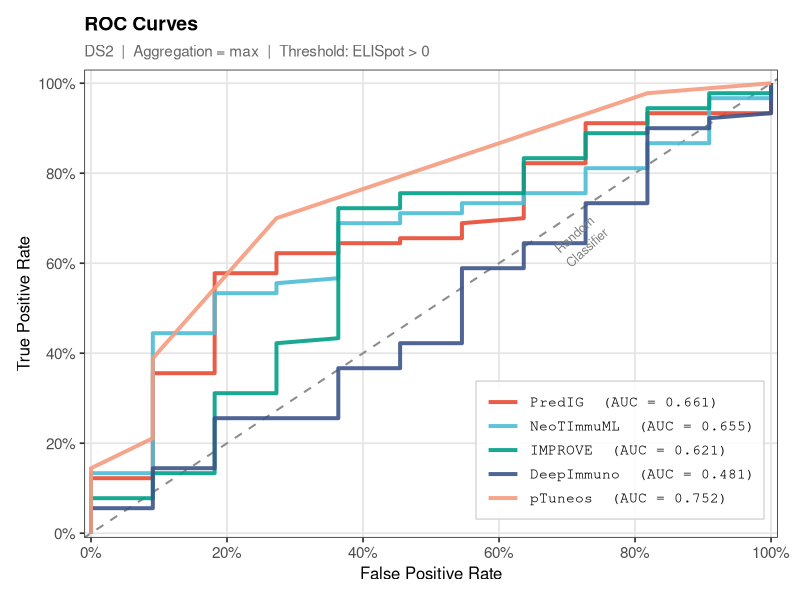
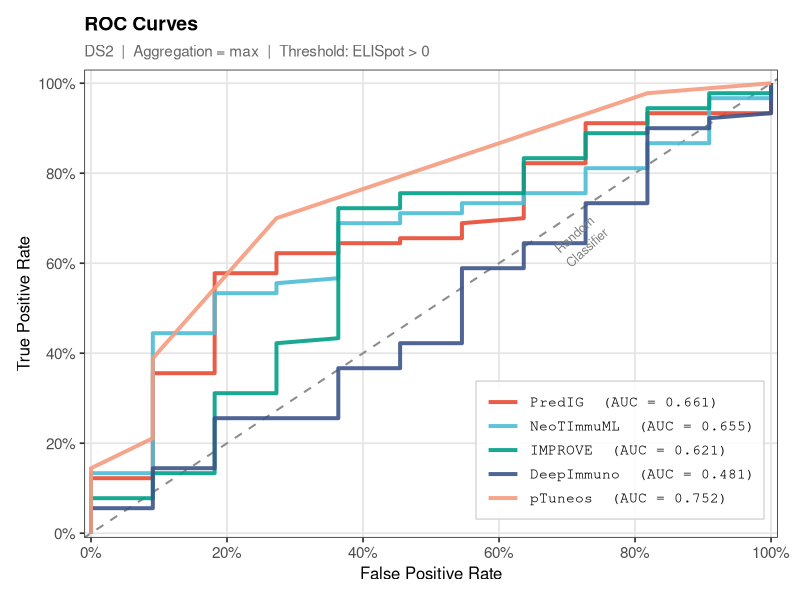
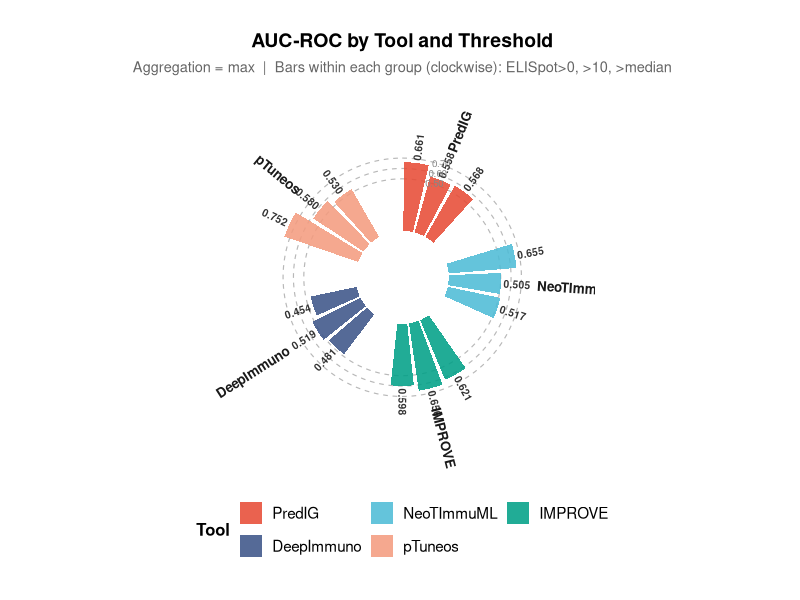
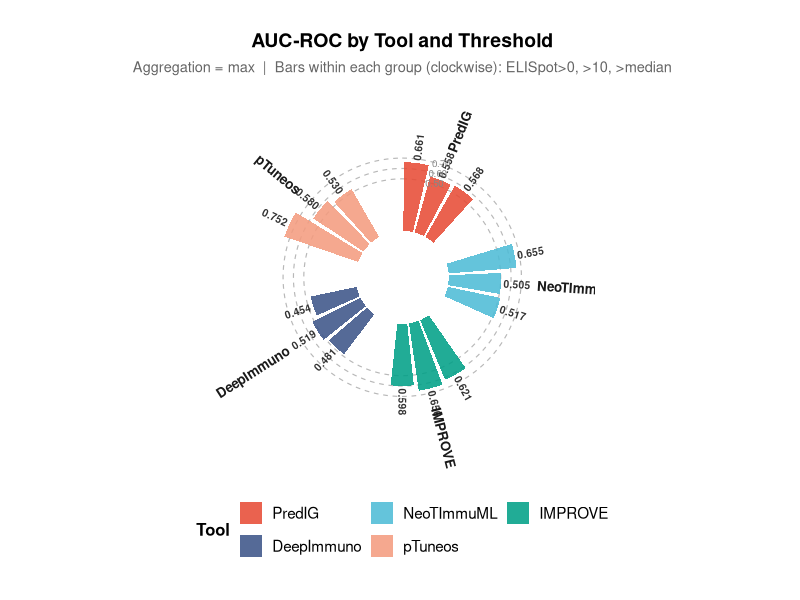
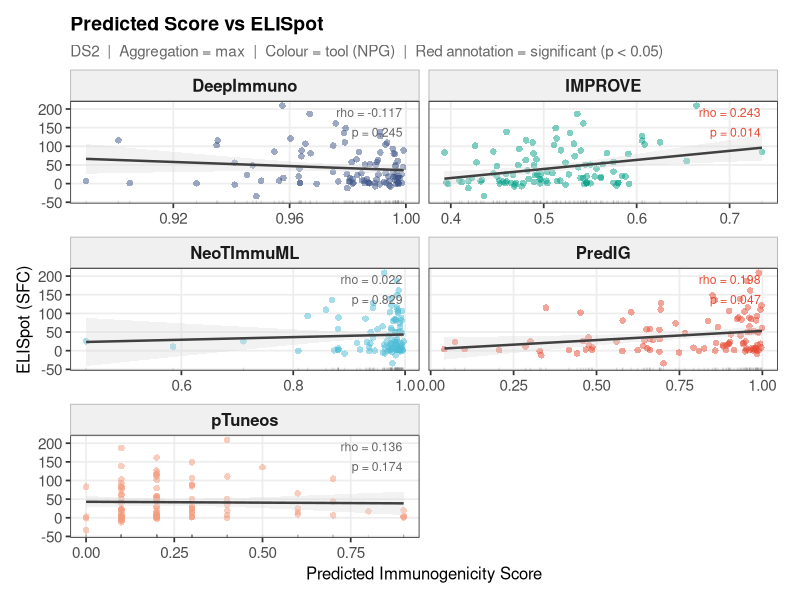
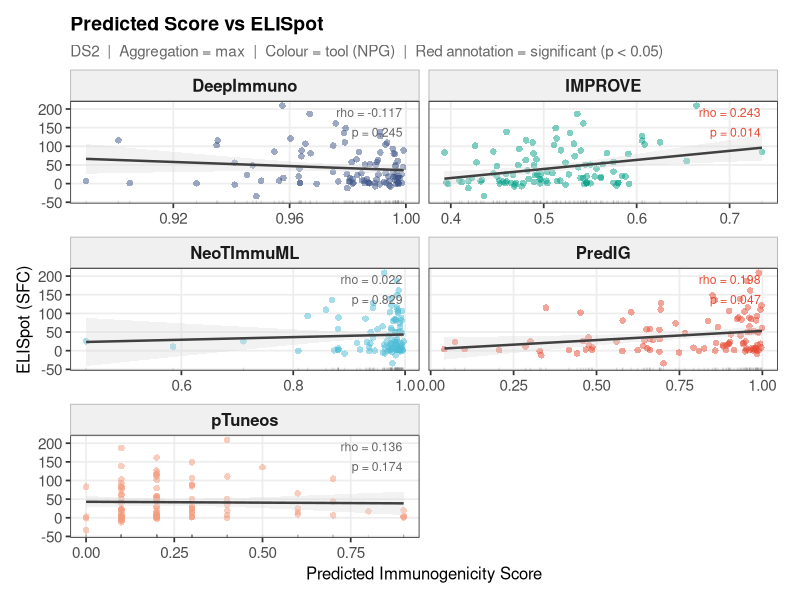
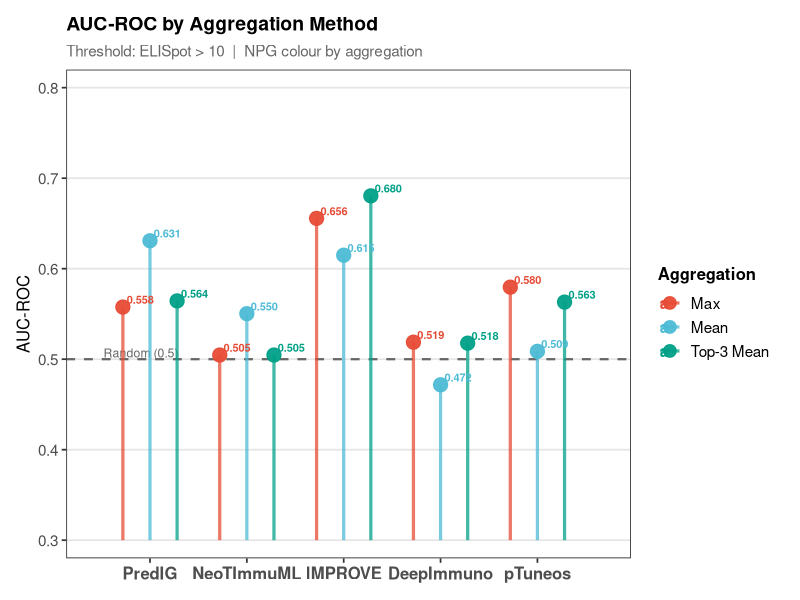
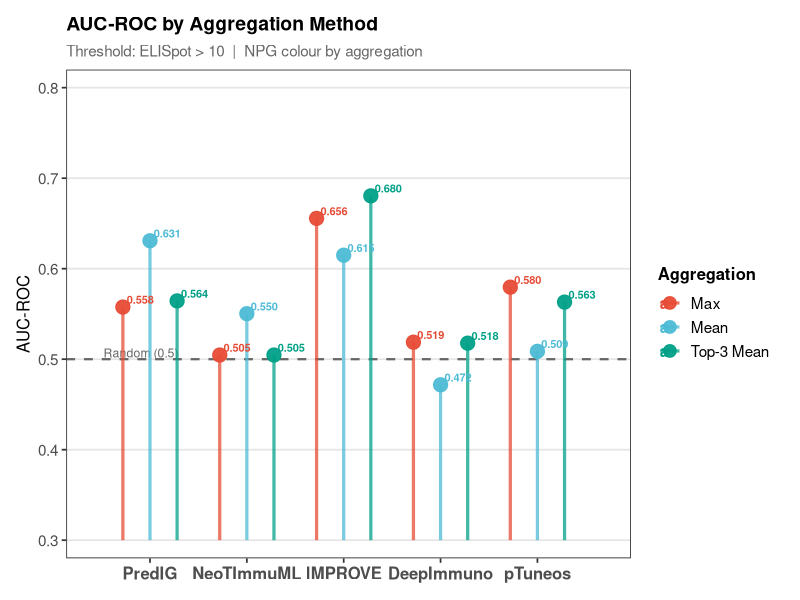

Write R code to recreate these figures, in order.
# plot_benchmark_v2.R
# 服务: quantimmu-bench — 发表级优美版 (v2)
# 功能: 5 张图 (NPG 配色, circular barplot, lollipop, balloon plot 等)
#       输出到 analysis/figures_R_v2/ (.png dpi=300 + .pdf)
# 运行: E:\R-4.3.3\bin\Rscript.exe plot_benchmark_v2.R
#       (从 analysis/ 目录运行)

# ── 0. 定位工作目录 ────────────────────────────────────────────────────────────
script_path <- tryCatch({
  args <- commandArgs(trailingOnly = FALSE)
  ff   <- grep("--file=", args, value = TRUE)
  if (length(ff) > 0) normalizePath(sub("--file=", "", ff[1])) else NA_character_
}, error = function(e) NA_character_)

ANLYS_DIR <- if (!is.na(script_path) && nchar(script_path) > 0) {
  dirname(script_path)
} else {
  "D:/YJ-Agent/project/meeting/QuantImmuBench/analysis"
}
setwd(ANLYS_DIR)
cat("Working dir:", getwd(), "\n")

# ── 1. 安装/加载包 ─────────────────────────────────────────────────────────────
pkgs <- c("ggplot2", "dplyr", "tidyr", "readr", "scales", "ggrepel", "ggsci")
for (p in pkgs) {
  if (!requireNamespace(p, quietly = TRUE)) {
    install.packages(p, repos = "https://cloud.r-project.org", quiet = TRUE)
  }
  library(p, character.only = TRUE)
}

# ── 2. 读数据 ──────────────────────────────────────────────────────────────────
metrics  <- read_csv("metrics_ds2.csv",    show_col_types = FALSE)
roc_data <- read_csv("plotdata_roc.csv",   show_col_types = FALSE)
perpep   <- read_csv("plotdata_perpep.csv", show_col_types = FALSE)

# ── 3. 全局设置 ────────────────────────────────────────────────────────────────
# 工具顺序（按 max/>0 AUC 降序：PredIG 0.661, IMPROVE 0.621, NeoTImmuML 0.655, DeepImmuno 0.481）
# 视觉习惯：从高到低排列；pTuneos 追加末尾，结果出来后可按 AUC 重排
TOOL_ORDER <- c("PredIG", "NeoTImmuML", "IMPROVE", "DeepImmuno", "pTuneos")

# NPG 调色板（Nature Publishing Group）
# 手动固定 5 色（原 pal_npg("nrc")(4) 扩第 5 色 #F39B7F，与 ggsci NPG 顺序一致）
# NPG 顺序: "#E64B35" "#4DBBD5" "#00A087" "#3C5488" "#F39B7F" ...
TOOL_COLORS <- c(
  "PredIG"     = "#E64B35",   # 朱红
  "NeoTImmuML" = "#4DBBD5",   # 天蓝
  "IMPROVE"    = "#00A087",   # 绿松
  "DeepImmuno" = "#3C5488",   # 深蓝
  "pTuneos"    = "#F39B7F"    # NPG 第5色（salmon/橙粉）
)

# 阈值颜色（3色）
THR_COLORS <- c(">0" = "#E64B35", ">10" = "#4DBBD5", ">median" = "#00A087")
THR_LABELS <- c(">0" = "ELISpot > 0", ">10" = "ELISpot > 10", ">median" = "ELISpot > median")

# 聚合方式颜色
AGG_COLORS <- c("max" = "#E64B35", "mean" = "#4DBBD5", "top3mean" = "#00A087")
AGG_LABELS <- c("max" = "Max", "mean" = "Mean", "top3mean" = "Top-3 Mean")

# 统一基础主题
base_theme <- theme_bw(base_size = 13) +
  theme(
    plot.title        = element_text(face = "bold", size = 14, hjust = 0),
    plot.subtitle     = element_text(size = 11, colour = "grey40", hjust = 0),
    legend.position   = "right",
    legend.title      = element_text(size = 12, face = "bold"),
    legend.text       = element_text(size = 11),
    strip.background  = element_rect(fill = "grey94", colour = "grey70"),
    strip.text        = element_text(size = 12, face = "bold"),
    panel.grid.minor  = element_blank(),
    panel.grid.major  = element_line(colour = "grey92"),
    axis.title        = element_text(size = 12),
    axis.text         = element_text(size = 11),
    plot.margin       = margin(12, 16, 12, 12)
  )

# 输出目录
FIG_DIR <- file.path(ANLYS_DIR, "figures_R_v2")
dir.create(FIG_DIR, showWarnings = FALSE, recursive = TRUE)

save_fig <- function(p, name, w = 8, h = 6) {
  out_png <- file.path(FIG_DIR, paste0(name, ".png"))
  out_pdf <- file.path(FIG_DIR, paste0(name, ".pdf"))
  ggsave(out_png, plot = p, width = w, height = h, dpi = 300, units = "in")
  ggsave(out_pdf, plot = p, width = w, height = h)
  cat("Saved:", out_png, "\n")
  cat("Saved:", out_pdf, "\n")
}

# ════════════════════════════════════════════════════════════════════════════════
# Fig 1: ROC 曲线 (agg=max, >0) — NPG 色 + 右下角图例含 AUC
# ════════════════════════════════════════════════════════════════════════════════
cat("\n--- Fig 1: ROC curves ---\n")

roc1 <- roc_data %>%
  filter(Aggregation == "max", Threshold == ">0") %>%
  mutate(Tool = factor(Tool, levels = TOOL_ORDER))

# 每工具 AUC 标签（图例用）
auc_labels <- roc1 %>%
  distinct(Tool, auc) %>%
  arrange(match(Tool, TOOL_ORDER)) %>%
  mutate(legend_label = paste0(Tool, "  (AUC = ", sprintf("%.3f", auc), ")"))

label_map <- setNames(auc_labels$legend_label, as.character(auc_labels$Tool))

fig1 <- ggplot(roc1, aes(x = fpr, y = tpr, colour = Tool)) +
  # 对角随机线
  geom_abline(slope = 1, intercept = 0,
              linetype = "dashed", colour = "grey55", linewidth = 0.7) +
  # ROC 曲线（加粗，稍透明）
  geom_line(linewidth = 1.35, alpha = 0.9) +
  # 圆角端点标记（右上角终点，可视化完整覆盖）
  scale_colour_manual(values = TOOL_COLORS, labels = label_map) +
  scale_x_continuous(
    expand = c(0.01, 0), limits = c(0, 1),
    labels = scales::percent_format(accuracy = 1),
    breaks = seq(0, 1, 0.2)
  ) +
  scale_y_continuous(
    expand = c(0.01, 0), limits = c(0, 1.02),
    labels = scales::percent_format(accuracy = 1),
    breaks = seq(0, 1, 0.2)
  ) +
  labs(
    title    = "ROC Curves",
    subtitle = "DS2  |  Aggregation = max  |  Threshold: ELISpot > 0",
    x        = "False Positive Rate",
    y        = "True Positive Rate",
    colour   = NULL
  ) +
  base_theme +
  theme(
    legend.position  = "inside",
    legend.position.inside = c(0.98, 0.04),
    legend.justification   = c(1, 0),
    legend.background = element_rect(fill = alpha("white", 0.85),
                                     colour = "grey80", linewidth = 0.4),
    legend.key.width  = unit(1.8, "lines"),
    legend.text       = element_text(size = 10.5, family = "mono"),
    panel.grid.major  = element_line(colour = "grey90")
  ) +
  # 标注随机分类器
  annotate("text", x = 0.72, y = 0.65, label = "Random\nClassifier",
           colour = "grey50", size = 3.2, angle = 42, hjust = 0.5)

# 兜底：旧版 R 不支持 legend.position.inside，检测并回退
fig1_safe <- tryCatch({
  fig1  # 新版 ggplot2 >= 3.5
}, error = function(e) {
  fig1 + theme(legend.position = c(0.98, 0.04),
               legend.justification = c(1, 0))
})

save_fig(fig1_safe, "fig1_roc_v2", w = 7.5, h = 6)

# ════════════════════════════════════════════════════════════════════════════════
# Fig 2: Circular Grouped Barplot (agg=max, 3 阈值)
# 模板来源: R Graph Gallery #297，按 AUC 域 0-1 调整 ylim
# ════════════════════════════════════════════════════════════════════════════════
cat("\n--- Fig 2: Circular barplot ---\n")

# 准备数据：每行 = group(工具) + individual(阈值) + value(AUC)
circ_raw <- metrics %>%
  filter(Aggregation == "max") %>%
  select(group = Tool, individual = Threshold, value = AUC_ROC) %>%
  mutate(
    group      = factor(group, levels = TOOL_ORDER),
    individual = factor(individual, levels = c(">0", ">10", ">median"),
                        labels = c("ELI>0", "ELI>10", "ELI>med"))
  ) %>%
  arrange(group, individual)

# 组间插入空行（empty_bar 个）
empty_bar <- 2
n_groups   <- nlevels(circ_raw$group)

# 为每组追加 empty_bar 行 NA
to_add <- data.frame(
  group      = rep(levels(circ_raw$group), each = empty_bar),
  individual = rep(NA, n_groups * empty_bar),
  value      = rep(NA, n_groups * empty_bar),
  stringsAsFactors = FALSE
)
to_add$group <- factor(to_add$group, levels = TOOL_ORDER)

circ_data <- bind_rows(circ_raw, to_add) %>%
  arrange(group, individual) %>%
  mutate(id = row_number())

# 计算每条的旋转角度（用于文字旋转）
number_of_bar <- nrow(circ_data)
label_data    <- circ_data %>%
  mutate(
    angle = 90 - 360 * (id - 0.5) / number_of_bar,
    hjust = ifelse(angle < -90, 1, 0),
    angle = ifelse(angle < -90, angle + 180, angle)
  )

# 每组起止 id（用于外圈工具名标注）
base_data <- circ_data %>%
  group_by(group) %>%
  summarise(
    start = min(id),
    end   = max(id) - empty_bar,
    .groups = "drop"
  ) %>%
  rowwise() %>%
  mutate(title_x = mean(c(start, end))) %>%
  ungroup() %>%
  # 计算每组中心角度（与 label_data 同算法），用于外圈文字旋转
  mutate(
    angle = 90 - 360 * (title_x - 0.5) / number_of_bar,
    hjust = ifelse(angle < -90, 1, 0),
    angle = ifelse(angle < -90, angle + 180, angle)
  )

# 参考圈数据（y = 0.5, 0.6, 0.7）
ref_lines <- data.frame(
  yintercept = c(0.5, 0.6, 0.7),
  label      = c("0.50", "0.60", "0.70")
)

# AUC 值域 0-1，ylim 下限设负值做中心洞（圆心干净留空）
Y_MIN      <- -0.45
Y_MAX      <- max(circ_data$value, na.rm = TRUE) + 0.28  # 外圈留余量给工具名
LABEL_Y    <- max(circ_data$value, na.rm = TRUE) + 0.10  # 工具名 y 位置（柱顶之上）
REF_ANNO_X <- 1.8   # 参考环数值固定在此 x（避开柱子，放在组间空档）

fig2 <- ggplot(circ_data, aes(x = as.factor(id), y = value, fill = group)) +
  # 参考圆环（极坐标下 geom_hline → 圆）
  geom_hline(data = ref_lines, aes(yintercept = yintercept),
             colour = "grey72", linewidth = 0.4, linetype = "dashed",
             inherit.aes = FALSE) +
  # 主柱
  geom_bar(stat = "identity", alpha = 0.87, width = 0.85) +
  # 柱顶 AUC 值标注（旋转对齐）
  geom_text(
    data = label_data %>% filter(!is.na(value)),
    aes(x = id, y = value + 0.025,
        label = sprintf("%.3f", value),
        hjust = hjust, angle = angle),
    size = 2.6, colour = "grey20", fontface = "bold",
    inherit.aes = FALSE
  ) +
  # 参考环数值标注（固定在 x≈1.8，组间空档，不堆圆心）
  geom_text(
    data = ref_lines,
    aes(x = REF_ANNO_X, y = yintercept + 0.012, label = label),
    size = 2.5, colour = "grey52", hjust = 0.5,
    inherit.aes = FALSE
  ) +
  # 工具名移到外圈弧上（沿组中心角旋转，y = LABEL_Y）
  geom_text(
    data = base_data,
    aes(x = title_x, y = LABEL_Y,
        label = group,
        hjust = hjust, angle = angle),
    colour = "grey10", size = 3.4, fontface = "bold",
    inherit.aes = FALSE
  ) +
  scale_fill_manual(
    values = TOOL_COLORS,
    guide  = guide_legend(title = "Tool", nrow = 2, byrow = TRUE)
  ) +
  ylim(Y_MIN, Y_MAX) +
  labs(
    title    = "AUC-ROC by Tool and Threshold",
    subtitle = "Aggregation = max  |  Bars within each group (clockwise): ELISpot>0, >10, >median",
    fill     = "Tool"
  ) +
  theme_minimal(base_size = 13) +
  theme(
    plot.title       = element_text(face = "bold", size = 14, hjust = 0.5),
    plot.subtitle    = element_text(size = 10.5, colour = "grey40", hjust = 0.5),
    legend.position  = "bottom",
    legend.text      = element_text(size = 11),
    legend.title     = element_text(size = 12, face = "bold"),
    axis.text        = element_blank(),
    axis.title       = element_blank(),
    panel.grid       = element_blank(),
    plot.margin      = margin(24, 24, 24, 24)
  ) +
  coord_polar(start = 0)

save_fig(fig2, "fig2_circular_auc_v2", w = 8, h = 8)

# ════════════════════════════════════════════════════════════════════════════════
# Fig 3: 散点 + 趋势线 + rug (agg=max, facet 4 工具)
# 精致版：角标 rho/p-value 文字框 + rug + lm 趋势带
# ════════════════════════════════════════════════════════════════════════════════
cat("\n--- Fig 3: Scatter + smooth ---\n")

# rho/p 标签（来自 metrics，agg=max, threshold=>0 的 Spearman）
rho_labels <- metrics %>%
  filter(Aggregation == "max", Threshold == ">0") %>%
  select(Tool, Spearman_rho, Spearman_pval) %>%
  mutate(
    p_str    = ifelse(Spearman_pval < 0.001, "p < 0.001",
               ifelse(Spearman_pval < 0.01,  paste0("p = ", sprintf("%.3f", Spearman_pval)),
                      paste0("p = ", sprintf("%.3f", Spearman_pval)))),
    rho_str  = sprintf("rho = %.3f", Spearman_rho),
    anno     = paste0(rho_str, "\n", p_str),
    sig_star = ifelse(Spearman_pval < 0.05, "*", "")
  )

fig3_data <- perpep %>%
  filter(Aggregation == "max") %>%
  mutate(Tool = factor(Tool, levels = TOOL_ORDER)) %>%
  left_join(rho_labels %>% select(Tool, anno, Spearman_rho, Spearman_pval),
            by = "Tool")

# 每个 facet 的 x 范围（用于定位文字框）
fig3_xranges <- fig3_data %>%
  group_by(Tool) %>%
  summarise(
    xmin   = min(score, na.rm = TRUE),
    xmax   = max(score, na.rm = TRUE),
    ymax   = max(Elispot, na.rm = TRUE),
    .groups = "drop"
  ) %>%
  left_join(rho_labels %>% select(Tool, anno, Spearman_pval), by = "Tool") %>%
  mutate(
    text_x = xmax,
    text_y = ymax,
    # 显著性用颜色区分
    text_col = ifelse(Spearman_pval < 0.05, "#E64B35", "grey40")
  )

fig3 <- ggplot(fig3_data, aes(x = score, y = Elispot, colour = Tool)) +
  # 点（加透明度避免重叠）
  geom_point(alpha = 0.5, size = 1.9, shape = 16) +
  # rug 边际分布
  geom_rug(sides = "b", alpha = 0.25, linewidth = 0.4, colour = "grey50") +
  # lm 趋势线 + 置信带
  geom_smooth(
    method  = "lm", se = TRUE,
    colour  = "grey25", fill = "grey85",
    linewidth = 0.85, alpha = 0.35
  ) +
  # Spearman rho/p 文字标注（右上角）
  geom_text(
    data = fig3_xranges,
    aes(x = text_x, y = text_y, label = anno, colour = NULL),
    hjust = 1.02, vjust = 1.08,
    size = 3.1, lineheight = 1.35,
    colour = fig3_xranges$text_col,
    fontface = "plain",
    inherit.aes = FALSE
  ) +
  facet_wrap(~ Tool, scales = "free_x", ncol = 2) +
  scale_colour_manual(values = TOOL_COLORS, guide = "none") +
  scale_y_continuous(labels = scales::comma_format()) +
  labs(
    title    = "Predicted Score vs ELISpot",
    subtitle = "DS2  |  Aggregation = max  |  Colour = tool (NPG)  |  Red annotation = significant (p < 0.05)",
    x        = "Predicted Immunogenicity Score",
    y        = "ELISpot (SFC)"
  ) +
  base_theme +
  theme(
    strip.text      = element_text(size = 12, face = "bold"),
    panel.grid.major = element_line(colour = "grey93")
  )

save_fig(fig3, "fig3_scatter_v2", w = 9, h = 7.5)

# ════════════════════════════════════════════════════════════════════════════════
# Fig 4: Lollipop — 聚合方式对比 (阈值 >10)
# geom_segment (竹竿) + geom_point (圆) + 0.5 参考线
# ════════════════════════════════════════════════════════════════════════════════
cat("\n--- Fig 4: Lollipop ---\n")

fig4_data <- metrics %>%
  filter(Threshold == ">10") %>%
  mutate(
    Tool        = factor(Tool, levels = TOOL_ORDER),
    # 先保留原始 key 做颜色映射，再加 label 列用于图例文字
    Agg_key     = Aggregation,
    Aggregation = factor(Aggregation, levels = c("max", "mean", "top3mean"),
                         labels = c("Max", "Mean", "Top-3 Mean")),
    # dodge 偏移量（手动，避免 position_dodge 与 segment 不对齐）
    dodge_offset = as.numeric(Aggregation) - 2  # -1, 0, +1
  )

# dodge 宽度
DODGE_W <- 0.28

fig4_dodged <- fig4_data %>%
  mutate(
    x_pos = as.numeric(Tool) + dodge_offset * DODGE_W
  )

fig4 <- ggplot(fig4_dodged) +
  # 参考线 AUC=0.5（随机）
  geom_hline(yintercept = 0.5, linetype = "dashed",
             colour = "grey40", linewidth = 0.75) +
  annotate("text", x = 0.52, y = 0.502, label = "Random (0.5)",
           colour = "grey40", size = 3.1, hjust = 0, vjust = 0) +
  # 竹竿（从 0.3 出发，让图更好看；不从 0 出发避免底部拥挤）
  geom_segment(
    aes(x = x_pos, xend = x_pos,
        y = 0.3, yend = AUC_ROC,
        colour = Aggregation),
    linewidth = 1.1, alpha = 0.75
  ) +
  # 圆球
  geom_point(
    aes(x = x_pos, y = AUC_ROC, colour = Aggregation),
    size = 4.5, alpha = 0.95
  ) +
  # AUC 值标注（圆球右上方）
  geom_text(
    aes(x = x_pos + 0.04, y = AUC_ROC + 0.008,
        label = sprintf("%.3f", AUC_ROC),
        colour = Aggregation),
    size = 2.8, hjust = 0, fontface = "bold"
  ) +
  scale_colour_manual(
    values = setNames(AGG_COLORS, c("Max", "Mean", "Top-3 Mean")),
    guide  = guide_legend(title = "Aggregation", override.aes = list(size = 4))
  ) +
  scale_x_continuous(
    breaks = 1:nlevels(fig4_data$Tool),
    labels = levels(fig4_data$Tool),
    limits = c(0.4, nlevels(fig4_data$Tool) + 0.7)
  ) +
  scale_y_continuous(
    limits = c(0.28, 0.82),  # TODO: 若 pTuneos AUC > 0.82 需扩上限
    breaks = seq(0.3, 0.8, 0.1),
    expand = c(0, 0)
  ) +
  labs(
    title    = "AUC-ROC by Aggregation Method",
    subtitle = "Threshold: ELISpot > 10  |  NPG colour by aggregation",
    x        = NULL,
    y        = "AUC-ROC",
    colour   = "Aggregation"
  ) +
  base_theme +
  theme(
    legend.position  = "right",
    panel.grid.major.x = element_blank(),
    panel.grid.major.y = element_line(colour = "grey90"),
    axis.text.x      = element_text(size = 12, face = "bold")
  )

save_fig(fig4, "fig4_lollipop_v2", w = 9, h = 6)

# ════════════════════════════════════════════════════════════════════════════════
# Fig 5: Balloon Plot — 替换丑热力图
# geom_point(aes(size=AUC, color=AUC)) + viridis + 数值标注
# 工具(y) × 阈值(x) AUC 气泡图（agg=max）
# ════════════════════════════════════════════════════════════════════════════════
cat("\n--- Fig 5: Balloon plot ---\n")

fig5_data <- metrics %>%
  filter(Aggregation == "max") %>%
  mutate(
    Tool = factor(Tool,
                  levels = rev(TOOL_ORDER)),   # 从上到下: DeepImmuno -> PredIG
    Threshold = factor(Threshold,
                       levels = c(">0", ">10", ">median"),
                       labels = c("ELISpot > 0", "ELISpot > 10", "ELISpot > median")),
    # 文字颜色预计算（存为列，避免 discrete/continuous aes 冲突）
    txt_col = ifelse(AUC_ROC > 0.59, "white", "grey20")
  )

fig5 <- ggplot(fig5_data, aes(x = Threshold, y = Tool)) +
  # 底色参考方块（淡灰，帮助对齐视线）
  geom_tile(fill = "grey97", colour = "grey88", linewidth = 0.5) +
  # 气泡（大小 + 颜色双编码 AUC）
  geom_point(
    aes(size = AUC_ROC, colour = AUC_ROC),
    alpha = 0.9
  ) +
  # AUC 数值标注（高 AUC 白字，低 AUC 深字；colour 固定不进 scale）
  geom_text(
    aes(label = sprintf("%.3f", AUC_ROC)),
    colour    = fig5_data$txt_col,   # 固定向量，不经 aes scale 映射
    size      = 3.5,
    fontface  = "bold",
    inherit.aes = TRUE
  ) +
  # viridis 颜色映射（plasma/magma 暖色，或 viridis 冷暖）
  scale_colour_viridis_c(
    option   = "plasma",       # 紫→橙→黄，视觉冲击力强
    name     = "AUC-ROC",
    limits   = c(0.43, 0.76),  # TODO: 若 pTuneos AUC 超出 [0.43,0.76] 需调 limits
    breaks   = c(0.45, 0.50, 0.55, 0.60, 0.65, 0.70, 0.75),
    labels   = sprintf("%.2f", c(0.45, 0.50, 0.55, 0.60, 0.65, 0.70, 0.75)),
    guide    = guide_colorbar(
      barwidth  = 0.9,
      barheight = 8,
      title.position = "top",
      title.hjust    = 0.5
    )
  ) +
  # 气泡大小图例
  scale_size_continuous(
    name   = "AUC-ROC",
    range  = c(6, 22),
    limits = c(0.43, 0.76),
    breaks = c(0.45, 0.55, 0.65, 0.75),
    guide  = "none"             # 颜色条已足够，隐藏重复尺寸图例
  ) +
  labs(
    title    = "AUC-ROC Balloon Chart — Tool × Threshold",
    subtitle = "Aggregation = max  |  Bubble size & colour encode AUC-ROC  |  Plasma colormap",
    x        = NULL,
    y        = NULL
  ) +
  base_theme +
  theme(
    legend.position  = "right",
    panel.grid       = element_blank(),
    panel.border     = element_rect(colour = "grey80", fill = NA, linewidth = 0.6),
    axis.text.x      = element_text(size = 12),
    axis.text.y      = element_text(size = 12, face = "bold"),
    plot.title       = element_text(face = "bold", size = 14)
  )

save_fig(fig5, "fig5_balloon_v2", w = 9, h = 5.5)

# ════════════════════════════════════════════════════════════════════════════════
cat("\n=== All figures saved to:", FIG_DIR, "===\n")
cat("Files: fig1_roc_v2, fig2_circular_auc_v2, fig3_scatter_v2,\n")
cat("       fig4_lollipop_v2, fig5_balloon_v2  (each .png + .pdf)\n")
